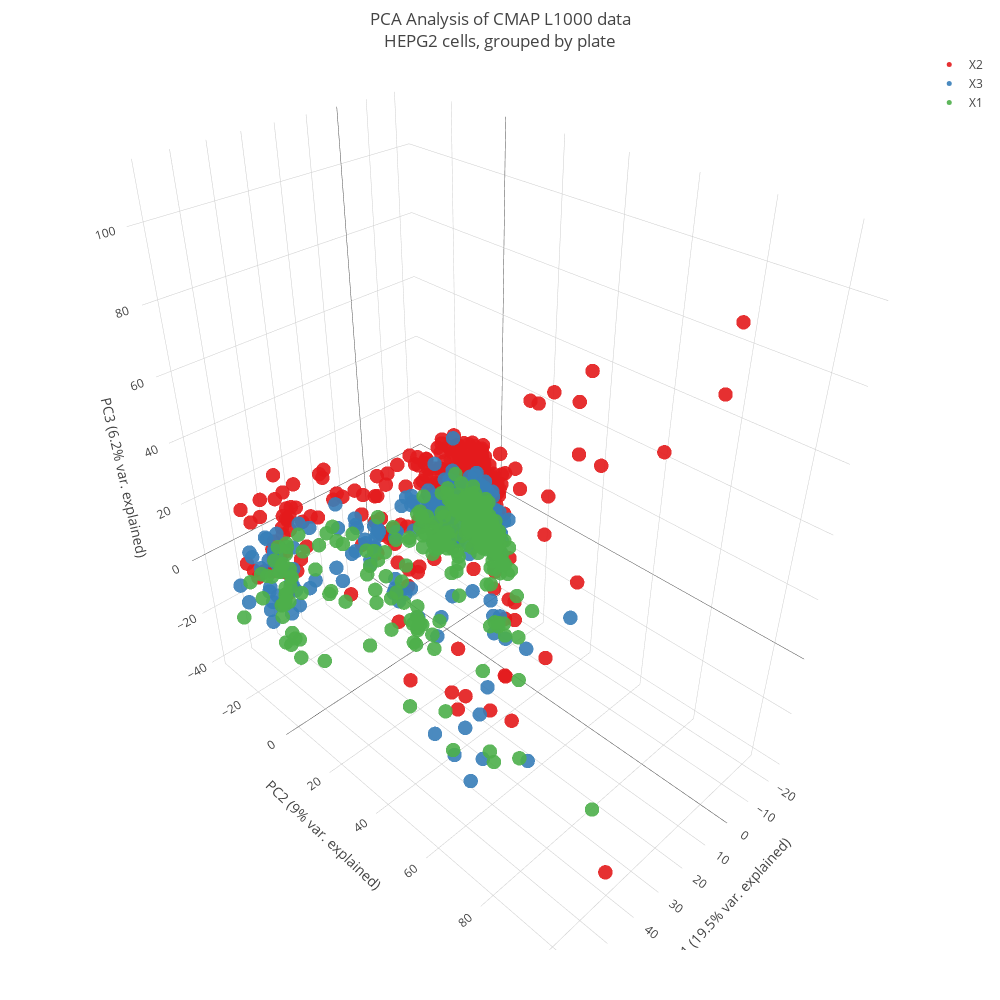
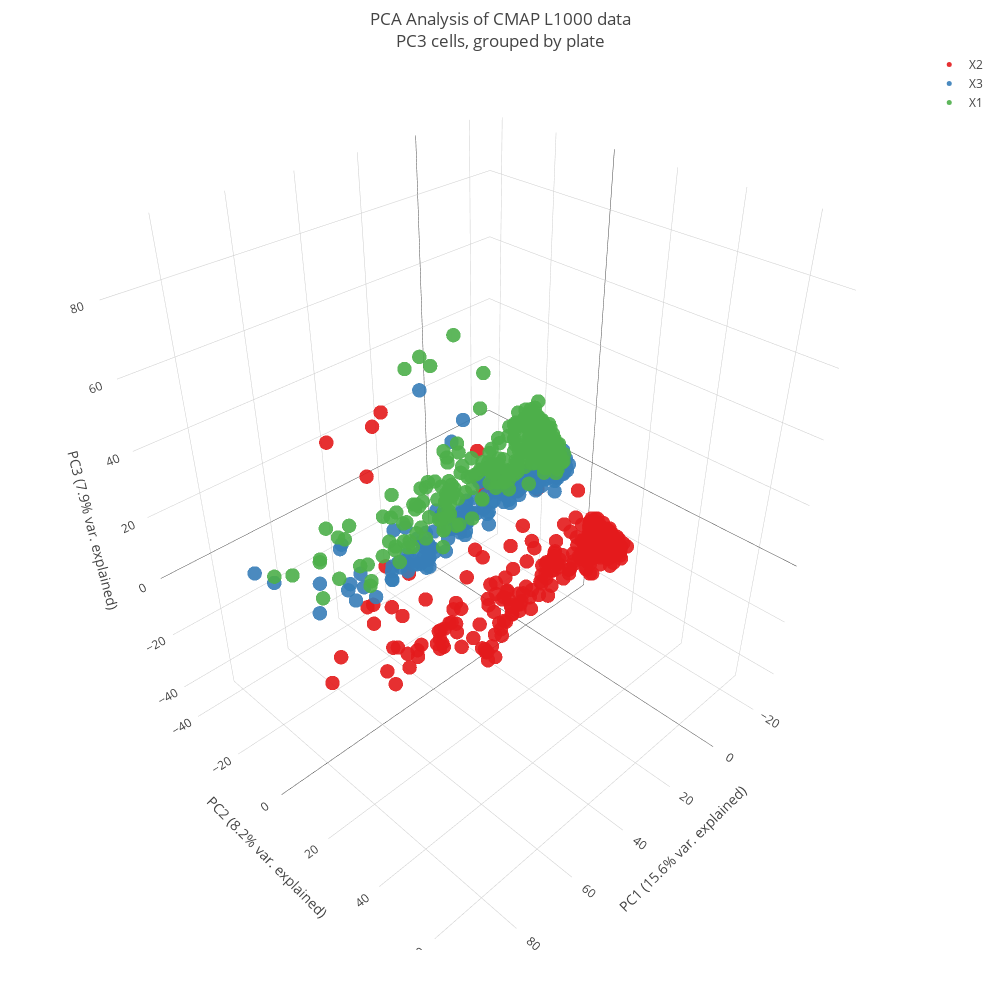
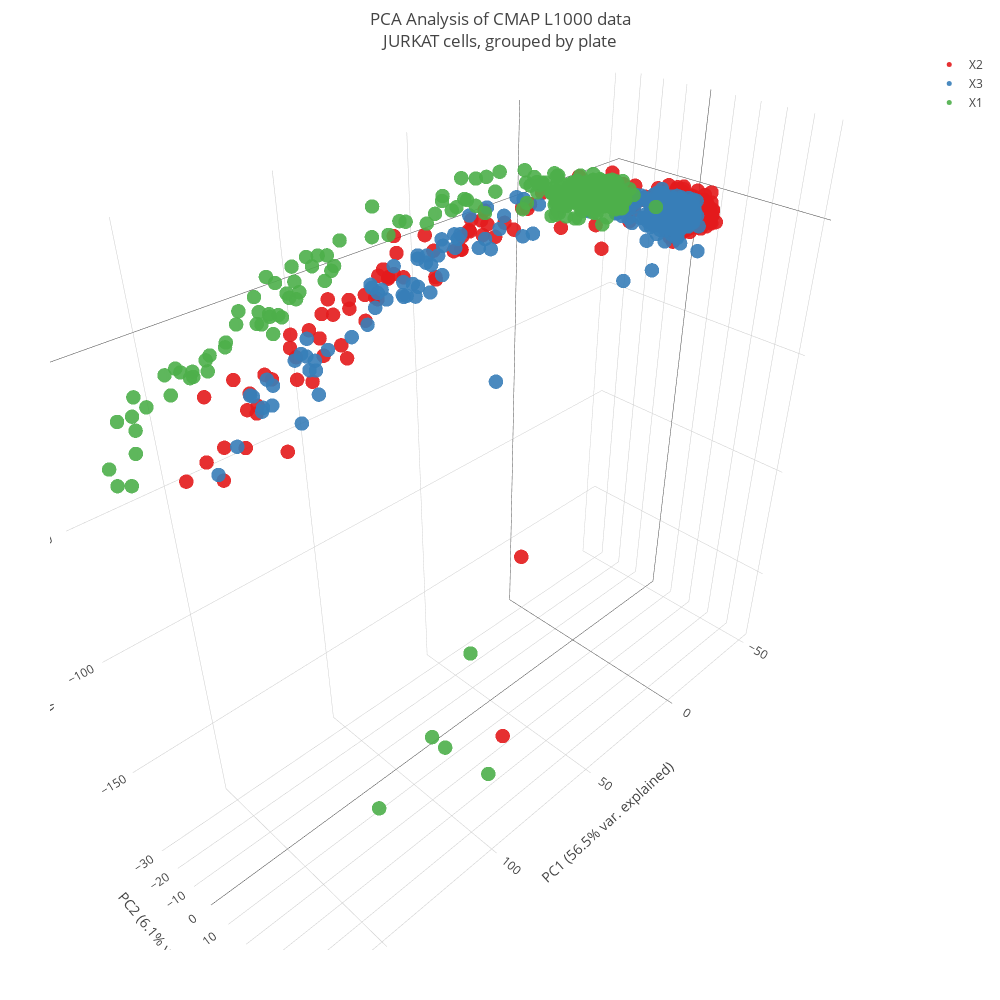
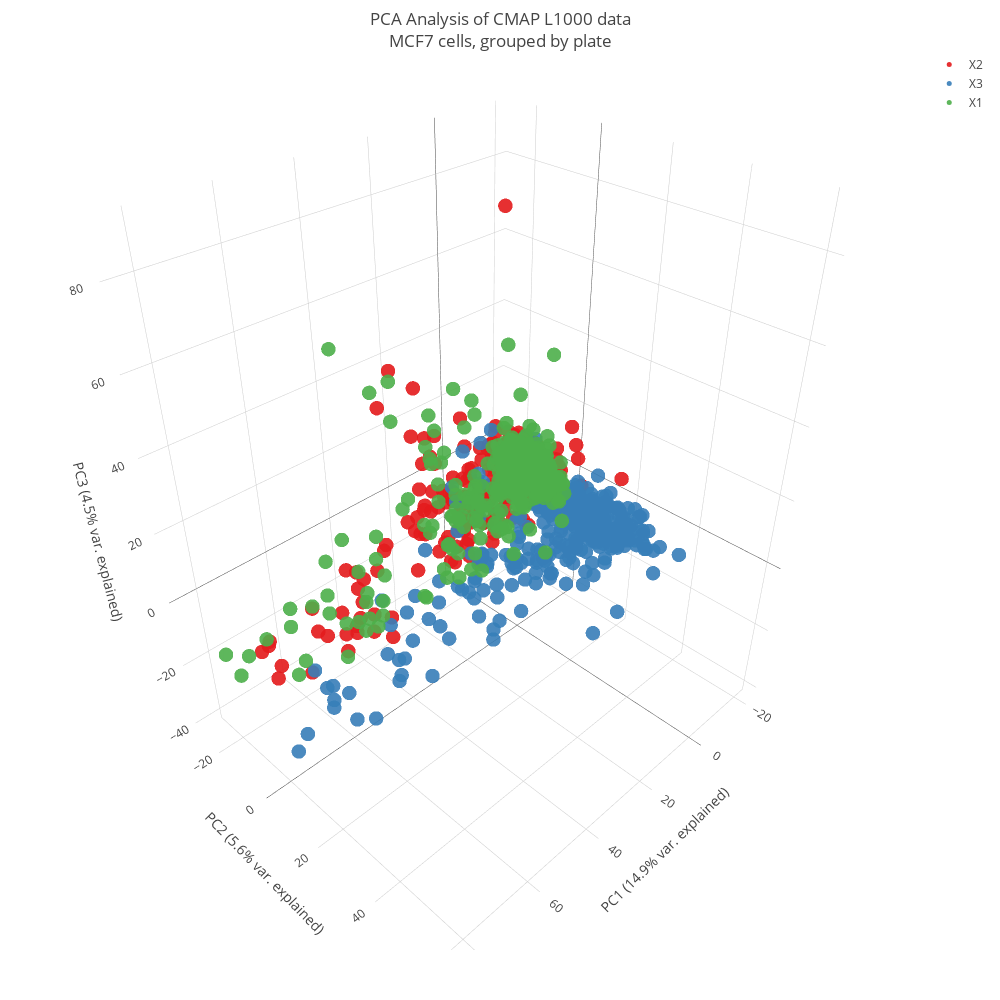

Notebook source saved alongside these figures, in order:
### Code cell
# Loop through cell types
for cellType in cellTypes:

    # Pull dataframe
    %R -i cellType
    %R celltypePcaDataframe <- celltypePcaDataframes[[cellType]]
    %Rpull celltypePcaDataframe

    # Pull variance labels
    %R celltypeVarLabel <- celltypeVarLabels[[cellType]]
    %Rpull celltypeVarLabel
    celltypeVarLabelDict = {x.split(' ')[0]:x for x in celltypeVarLabel}    

    # Plot
    fig = plot3dScatter(celltypePcaDataframe, 'plateName', celltypeVarLabelDict, annotationColumn='perturbationLabel', title='PCA Analysis of CMAP L1000 data<br>%(cellType)s cells, grouped by plate' % locals())
    iplot(fig)

### Figure 1 — Plotly figure (JSON) as saved in the notebook; plotly's stock layout.template omitted (floating-point values rounded to 4 significant figures; data arrays with more than 128 entries replaced by an {"elided": "..."} marker saying what was removed)
{"data": [{"marker": {"color": "#e41a1c", "opacity": 0.9, "size": 5}, "mode": "markers", "name": "X2", "text": {"elided": "370 str values"}, "type": "scatter3d", "x": {"elided": "370 float values"}, "y": {"elided": "370 float values"}, "z": {"elided": "370 float values"}}, {"marker": {"color": "#377eb8", "opacity": 0.9, "size": 5}, "mode": "markers", "name": "X3", "text": {"elided": "346 str values"}, "type": "scatter3d", "x": {"elided": "346 float values"}, "y": {"elided": "346 float values"}, "z": {"elided": "346 float values"}}, {"marker": {"color": "#4daf4a", "opacity": 0.9, "size": 5}, "mode": "markers", "name": "X1", "text": {"elided": "366 str values"}, "type": "scatter3d", "x": {"elided": "366 float values"}, "y": {"elided": "366 float values"}, "z": {"elided": "366 float values"}}], "layout": {"height": 1000, "hovermode": "closest", "margin": {"b": 50, "l": 50, "r": 50, "t": 50}, "scene": {"xaxis": {"title": "PC1 (19.5% var. explained)"}, "yaxis": {"title": "PC2 (9% var. explained)"}, "zaxis": {"title": "PC3 (6.2% var. explained)"}}, "title": "PCA Analysis of CMAP L1000 data<br>HEPG2 cells, grouped by plate", "width": 1000}}

### Figure 2 — Plotly figure (JSON) as saved in the notebook; plotly's stock layout.template omitted (floating-point values rounded to 4 significant figures; data arrays with more than 128 entries replaced by an {"elided": "..."} marker saying what was removed)
{"data": [{"marker": {"color": "#e41a1c", "opacity": 0.9, "size": 5}, "mode": "markers", "name": "X2", "text": {"elided": "359 str values"}, "type": "scatter3d", "x": {"elided": "359 float values"}, "y": {"elided": "359 float values"}, "z": {"elided": "359 float values"}}, {"marker": {"color": "#377eb8", "opacity": 0.9, "size": 5}, "mode": "markers", "name": "X3", "text": {"elided": "364 str values"}, "type": "scatter3d", "x": {"elided": "364 float values"}, "y": {"elided": "364 float values"}, "z": {"elided": "364 float values"}}, {"marker": {"color": "#4daf4a", "opacity": 0.9, "size": 5}, "mode": "markers", "name": "X1", "text": {"elided": "358 str values"}, "type": "scatter3d", "x": {"elided": "358 float values"}, "y": {"elided": "358 float values"}, "z": {"elided": "358 float values"}}], "layout": {"height": 1000, "hovermode": "closest", "margin": {"b": 50, "l": 50, "r": 50, "t": 50}, "scene": {"xaxis": {"title": "PC1 (15.6% var. explained)"}, "yaxis": {"title": "PC2 (8.2% var. explained)"}, "zaxis": {"title": "PC3 (7.9% var. explained)"}}, "title": "PCA Analysis of CMAP L1000 data<br>PC3 cells, grouped by plate", "width": 1000}}

### Figure 3 — Plotly figure (JSON) as saved in the notebook; plotly's stock layout.template omitted (floating-point values rounded to 4 significant figures; data arrays with more than 128 entries replaced by an {"elided": "..."} marker saying what was removed)
{"data": [{"marker": {"color": "#e41a1c", "opacity": 0.9, "size": 5}, "mode": "markers", "name": "X2", "text": {"elided": "355 str values"}, "type": "scatter3d", "x": {"elided": "355 float values"}, "y": {"elided": "355 float values"}, "z": {"elided": "355 float values"}}, {"marker": {"color": "#377eb8", "opacity": 0.9, "size": 5}, "mode": "markers", "name": "X3", "text": {"elided": "341 str values"}, "type": "scatter3d", "x": {"elided": "341 float values"}, "y": {"elided": "341 float values"}, "z": {"elided": "341 float values"}}, {"marker": {"color": "#4daf4a", "opacity": 0.9, "size": 5}, "mode": "markers", "name": "X1", "text": {"elided": "355 str values"}, "type": "scatter3d", "x": {"elided": "355 float values"}, "y": {"elided": "355 float values"}, "z": {"elided": "355 float values"}}], "layout": {"height": 1000, "hovermode": "closest", "margin": {"b": 50, "l": 50, "r": 50, "t": 50}, "scene": {"xaxis": {"title": "PC1 (56.5% var. explained)"}, "yaxis": {"title": "PC2 (6.1% var. explained)"}, "zaxis": {"title": "PC3 (3.8% var. explained)"}}, "title": "PCA Analysis of CMAP L1000 data<br>JURKAT cells, grouped by plate", "width": 1000}}

### Figure 4 — Plotly figure (JSON) as saved in the notebook; plotly's stock layout.template omitted (floating-point values rounded to 4 significant figures; data arrays with more than 128 entries replaced by an {"elided": "..."} marker saying what was removed)
{"data": [{"marker": {"color": "#e41a1c", "opacity": 0.9, "size": 5}, "mode": "markers", "name": "X2", "text": {"elided": "371 str values"}, "type": "scatter3d", "x": {"elided": "371 float values"}, "y": {"elided": "371 float values"}, "z": {"elided": "371 float values"}}, {"marker": {"color": "#377eb8", "opacity": 0.9, "size": 5}, "mode": "markers", "name": "X3", "text": {"elided": "367 str values"}, "type": "scatter3d", "x": {"elided": "367 float values"}, "y": {"elided": "367 float values"}, "z": {"elided": "367 float values"}}, {"marker": {"color": "#4daf4a", "opacity": 0.9, "size": 5}, "mode": "markers", "name": "X1", "text": {"elided": "371 str values"}, "type": "scatter3d", "x": {"elided": "371 float values"}, "y": {"elided": "371 float values"}, "z": {"elided": "371 float values"}}], "layout": {"height": 1000, "hovermode": "closest", "margin": {"b": 50, "l": 50, "r": 50, "t": 50}, "scene": {"xaxis": {"title": "PC1 (14.9% var. explained)"}, "yaxis": {"title": "PC2 (5.6% var. explained)"}, "zaxis": {"title": "PC3 (4.5% var. explained)"}}, "title": "PCA Analysis of CMAP L1000 data<br>MCF7 cells, grouped by plate", "width": 1000}}
